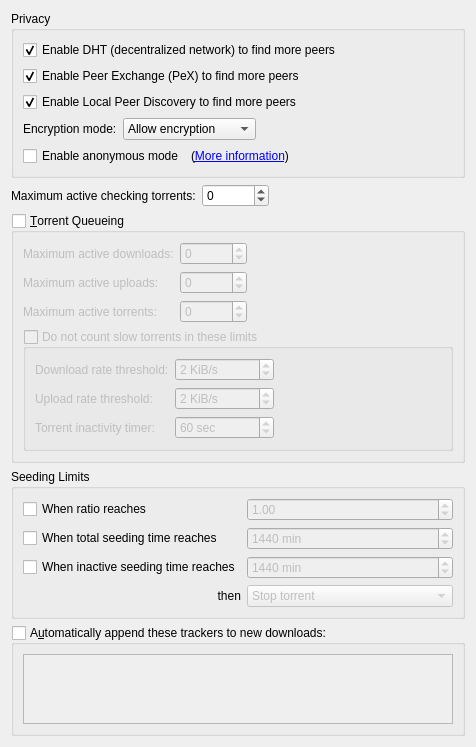
          <widget class="QWidget" name="scrollAreaWidgetContents_4">
           <property name="geometry">
            <rect>
             <x>0</x>
             <y>0</y>
             <width>413</width>
             <height>693</height>
            </rect>
           </property>
           <layout class="QVBoxLayout" name="verticalLayout_7">
            <item>
             <widget class="QGroupBox" name="AddBTFeaturesBox">
              <property name="title">
               <string>Privacy</string>
              </property>
              <layout class="QVBoxLayout" name="verticalLayout_14">
               <item>
                <widget class="QCheckBox" name="checkDHT">
                 <property name="toolTip">
                  <string>Find peers on the DHT network</string>
                 </property>
                 <property name="text">
                  <string>Enable DHT (decentralized network) to find more peers</string>
                 </property>
                 <property name="checked">
                  <bool>true</bool>
                 </property>
                </widget>
               </item>
               <item>
                <widget class="QCheckBox" name="checkPeX">
                 <property name="toolTip">
                  <string>Exchange peers with compatible Bittorrent clients (µTorrent, Vuze, ...)</string>
                 </property>
                 <property name="text">
                  <string>Enable Peer Exchange (PeX) to find more peers</string>
                 </property>
                 <property name="checked">
                  <bool>true</bool>
                 </property>
                </widget>
               </item>
               <item>
                <widget class="QCheckBox" name="checkLSD">
                 <property name="toolTip">
                  <string>Look for peers on your local network</string>
                 </property>
                 <property name="text">
                  <string>Enable Local Peer Discovery to find more peers</string>
                 </property>
                 <property name="checked">
                  <bool>true</bool>
                 </property>
                </widget>
               </item>
               <item>
                <layout class="QHBoxLayout">
                 <item>
                  <widget class="QLabel" name="lbl_encryption">
                   <property name="text">
                    <string>Encryption mode:</string>
                   </property>
                  </widget>
                 </item>
                 <item>
                  <widget class="QComboBox" name="comboEncryption">
                   <property name="toolTip">
                    <string>Allow encryption: Connect to peers regardless of setting
Require encryption: Only connect to peers with protocol encryption
Disable encryption: Only connect to peers without protocol encryption</string>
                   </property>
                   <item>
                    <property name="text">
                     <string>Allow encryption</string>
                    </property>
                   </item>
                   <item>
                    <property name="text">
                     <string>Require encryption</string>
                    </property>
                   </item>
                   <item>
                    <property name="text">
                     <string>Disable encryption</string>
                    </property>
                   </item>
                  </widget>
                 </item>
                 <item>
                  <spacer>
                   <property name="orientation">
                    <enum>Qt::Horizontal</enum>
                   </property>
                   <property name="sizeHint" stdset="0">
                    <size>
                     <width>40</width>
                     <height>20</height>
                    </size>
                   </property>
                  </spacer>
                 </item>
                </layout>
               </item>
               <item>
                <layout class="QHBoxLayout" name="horizontalLayout_6">
                 <item>
                  <widget class="QCheckBox" name="checkAnonymousMode">
                   <property name="toolTip">
                    <string>Enable when using a proxy or a VPN connection</string>
                   </property>
                   <property name="text">
                    <string>Enable anonymous mode</string>
                   </property>
                  </widget>
                 </item>
                 <item>
                  <widget class="QLabel" name="label_anonymous">
                   <property name="text">
                    <string>(&lt;a href=&quot;https://github.com/qbittorrent/qBittorrent/wiki/Anonymous-Mode&quot;&gt;More information&lt;/a&gt;)</string>
                   </property>
                   <property name="openExternalLinks">
                    <bool>true</bool>
                   </property>
                  </widget>
                 </item>
                 <item>
                  <spacer name="horizontalSpacer_14">
                   <property name="orientation">
                    <enum>Qt::Horizontal</enum>
                   </property>
                   <property name="sizeHint" stdset="0">
                    <size>
                     <width>40</width>
                     <height>20</height>
                    </size>
                   </property>
                  </spacer>
                 </item>
                </layout>
               </item>
              </layout>
             </widget>
            </item>
            <item>
             <layout class="QHBoxLayout" name="horizontalLayout_20">
              <item>
               <widget class="QLabel" name="labelMaxActiveCheckingTorrents">
                <property name="text">
                 <string>Maximum active checking torrents:</string>
                </property>
               </widget>
              </item>
              <item>
               <widget class="QSpinBox" name="spinBoxMaxActiveCheckingTorrents">
                <property name="specialValueText">
                 <string notr="true">∞</string>
                </property>
                <property name="minimum">
                 <number>-1</number>
                </property>
                <property name="maximum">
                 <number>2147483647</number>
                </property>
               </widget>
              </item>
              <item>
               <spacer name="horizontalSpacer_21">
                <property name="orientation">
                 <enum>Qt::Horizontal</enum>
                </property>
                <property name="sizeHint" stdset="0">
                 <size>
                  <width>40</width>
                  <height>20</height>
                 </size>
                </property>
               </spacer>
              </item>
             </layout>
            </item>
            <item>
             <widget class="QGroupBox" name="checkEnableQueueing">
              <property name="title">
               <string>&amp;Torrent Queueing</string>
              </property>
              <property name="checkable">
               <bool>true</bool>
              </property>
              <property name="checked">
               <bool>false</bool>
              </property>
              <layout class="QGridLayout" name="gridLayout_2">
               <item row="0" column="0">
                <widget class="QLabel" name="label_max_active_dl">
                 <property name="text">
                  <string>Maximum active downloads:</string>
                 </property>
                </widget>
               </item>
               <item row="0" column="1">
                <widget class="QSpinBox" name="spinMaxActiveDownloads">
                 <property name="specialValueText">
                  <string>∞</string>
                 </property>
                 <property name="minimum">
                  <number>-1</number>
                 </property>
                 <property name="maximum">
                  <number>2147483647</number>
                 </property>
                </widget>
               </item>
               <item row="1" column="0">
                <widget class="QLabel" name="label_max_active_up">
                 <property name="text">
                  <string>Maximum active uploads:</string>
                 </property>
                </widget>
               </item>
               <item row="1" column="1">
                <widget class="QSpinBox" name="spinMaxActiveUploads">
                 <property name="specialValueText">
                  <string>∞</string>
                 </property>
                 <property name="minimum">
                  <number>-1</number>
                 </property>
                 <property name="maximum">
                  <number>2147483647</number>
                 </property>
                </widget>
               </item>
               <item row="2" column="0">
                <widget class="QLabel" name="maxActiveTorrents_lbl">
                 <property name="text">
                  <string>Maximum active torrents:</string>
                 </property>
                </widget>
               </item>
               <item row="2" column="1">
                <widget class="QSpinBox" name="spinMaxActiveTorrents">
                 <property name="specialValueText">
                  <string>∞</string>
                 </property>
                 <property name="minimum">
                  <number>-1</number>
                 </property>
                 <property name="maximum">
                  <number>2147483647</number>
                 </property>
                </widget>
               </item>
               <item row="0" column="2">
                <spacer name="horizontalSpacer_7">
                 <property name="orientation">
                  <enum>Qt::Horizontal</enum>
                 </property>
                 <property name="sizeHint" stdset="0">
                  <size>
                   <width>40</width>
                   <height>20</height>
                  </size>
                 </property>
                </spacer>
               </item>
               <item row="3" column="0" colspan="3">
                <widget class="QGroupBox" name="checkIgnoreSlowTorrentsForQueueing">
                 <property name="title">
                  <string>Do not count slow torrents in these limits</string>
                 </property>
                 <property name="checkable">
                  <bool>true</bool>
                 </property>
                 <property name="checked">
                  <bool>false</bool>
                 </property>
                 <layout class="QGridLayout" name="gridLayout_13">
                  <item row="0" column="1">
                   <widget class="QSpinBox" name="spinDownloadRateForSlowTorrents">
                    <property name="suffix">
                     <string> KiB/s</string>
                    </property>
                    <property name="maximum">
                     <number>2000000</number>
                    </property>
                    <property name="value">
                     <number>2</number>
                    </property>
                   </widget>
                  </item>
                  <item row="1" column="1">
                   <widget class="QSpinBox" name="spinUploadRateForSlowTorrents">
                    <property name="suffix">
                     <string> KiB/s</string>
                    </property>
                    <property name="maximum">
                     <number>2000000</number>
                    </property>
                    <property name="value">
                     <number>2</number>
                    </property>
                   </widget>
                  </item>
                  <item row="1" column="0">
                   <widget class="QLabel" name="labelUploadRateForSlowTorrents">
                    <property name="text">
                     <string>Upload rate threshold:</string>
                    </property>
                   </widget>
                  </item>
                  <item row="0" column="0">
                   <widget class="QLabel" name="labelDownloadRateForSlowTorrents">
                    <property name="text">
                     <string>Download rate threshold:</string>
                    </property>
                   </widget>
                  </item>
                  <item row="0" column="2">
                   <spacer name="horizontalSpacer_9">
                    <property name="orientation">
                     <enum>Qt::Horizontal</enum>
                    </property>
                    <property name="sizeHint" stdset="0">
                     <size>
                      <width>40</width>
                      <height>20</height>
                     </size>
                    </property>
                   </spacer>
                  </item>
                  <item row="2" column="1">
                   <widget class="QSpinBox" name="spinSlowTorrentsInactivityTimer">
                    <property name="suffix">
                     <string extracomment="seconds"> sec</string>
                    </property>
                    <property name="minimum">
                     <number>1</number>
                    </property>
                    <property name="maximum">
                     <number>999999</number>
                    </property>
                    <property name="value">
                     <number>60</number>
                    </property>
                   </widget>
                  </item>
                  <item row="2" column="0">
                   <widget class="QLabel" name="labelSlowTorrentInactivityTimer">
                    <property name="text">
                     <string>Torrent inactivity timer:</string>
                    </property>
                   </widget>
                  </item>
                 </layout>
                </widget>
               </item>
              </layout>
             </widget>
            </item>
            <item>
             <widget class="QGroupBox" name="seedingLimitsBox">
              <property name="title">
               <string>Seeding Limits</string>
              </property>
              <layout class="QGridLayout" name="gridLayout_15">
               <item row="0" column="0">
                <widget class="QCheckBox" name="checkMaxRatio">
                 <property name="text">
                  <string>When ratio reaches</string>
                 </property>
                </widget>
               </item>
               <item row="0" column="1">
                <widget class="QDoubleSpinBox" name="spinMaxRatio">
                 <property name="enabled">
                  <bool>false</bool>
                 </property>
                 <property name="maximum">
                  <double>9998.000000000000000</double>
                 </property>
                 <property name="singleStep">
                  <double>0.050000000000000</double>
                 </property>
                 <property name="value">
                  <double>1.000000000000000</double>
                 </property>
                </widget>
               </item>
               <item row="0" column="2">
                <spacer name="horizontalSpacer_2">
                 <property name="orientation">
                  <enum>Qt::Horizontal</enum>
                 </property>
                 <property name="sizeHint" stdset="0">
                  <size>
                   <width>40</width>
                   <height>20</height>
                  </size>
                 </property>
                </spacer>
               </item>
               <item row="1" column="0">
                <widget class="QCheckBox" name="checkMaxSeedingMinutes">
                 <property name="text">
                  <string>When total seeding time reaches</string>
                 </property>
                </widget>
               </item>
               <item row="1" column="1">
                <widget class="QSpinBox" name="spinMaxSeedingMinutes">
                 <property name="enabled">
                  <bool>false</bool>
                 </property>
                 <property name="suffix">
                  <string extracomment="minutes"> min</string>
                 </property>
                 <property name="maximum">
                  <number>9999999</number>
                 </property>
                 <property name="value">
                  <number>1440</number>
                 </property>
                </widget>
               </item>
               <item row="2" column="0">
                <widget class="QCheckBox" name="checkMaxInactiveSeedingMinutes">
                 <property name="text">
                  <string>When inactive seeding time reaches</string>
                 </property>
                </widget>
               </item>
               <item row="2" column="1">
                <widget class="QSpinBox" name="spinMaxInactiveSeedingMinutes">
                 <property name="enabled">
                  <bool>false</bool>
                 </property>
                 <property name="suffix">
                  <string extracomment="minutes"> min</string>
                 </property>
                 <property name="maximum">
                  <number>9999999</number>
                 </property>
                 <property name="value">
                  <number>1440</number>
                 </property>
                </widget>
               </item>
               <item row="3" column="0">
                <widget class="QLabel" name="label">
                 <property name="text">
                  <string>then</string>
                 </property>
                 <property name="alignment">
                  <set>Qt::AlignRight|Qt::AlignTrailing|Qt::AlignVCenter</set>
                 </property>
                </widget>
               </item>
               <item row="3" column="1">
                <widget class="QComboBox" name="comboRatioLimitAct">
                 <property name="enabled">
                  <bool>false</bool>
                 </property>
                 <item>
                  <property name="text">
                   <string>Stop torrent</string>
                  </property>
                 </item>
                 <item>
                  <property name="text">
                   <string>Remove torrent</string>
                  </property>
                 </item>
                 <item>
                  <property name="text">
                   <string>Remove torrent and its files</string>
                  </property>
                 </item>
                 <item>
                  <property name="text">
                   <string>Enable super seeding for torrent</string>
                  </property>
                 </item>
                </widget>
               </item>
              </layout>
             </widget>
            </item>
            <item>
             <widget class="QGroupBox" name="checkEnableAddTrackers">
              <property name="title">
               <string>A&amp;utomatically append these trackers to new downloads:</string>
              </property>
              <property name="checkable">
               <bool>true</bool>
              </property>
              <property name="checked">
               <bool>false</bool>
              </property>
              <layout class="QGridLayout" name="gridLayout_16">
               <item row="0" column="0">
                <widget class="QPlainTextEdit" name="textTrackers"/>
               </item>
              </layout>
             </widget>
            </item>
            <item>
             <spacer name="verticalSpacer_8">
              <property name="orientation">
               <enum>Qt::Vertical</enum>
              </property>
              <property name="sizeHint" stdset="0">
               <size>
                <width>20</width>
                <height>40</height>
               </size>
              </property>
             </spacer>
            </item>
           </layout>
          </widget>
